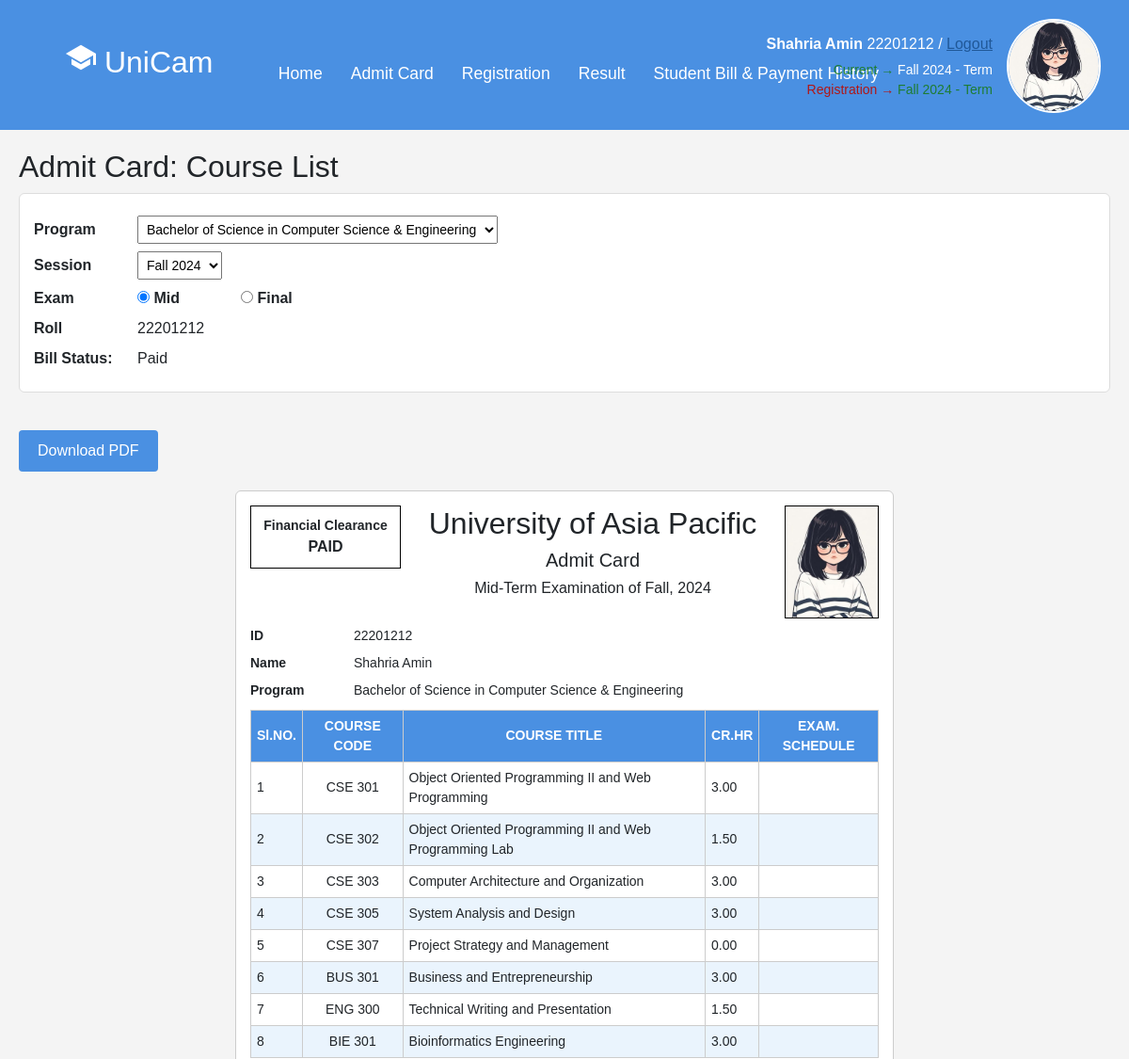
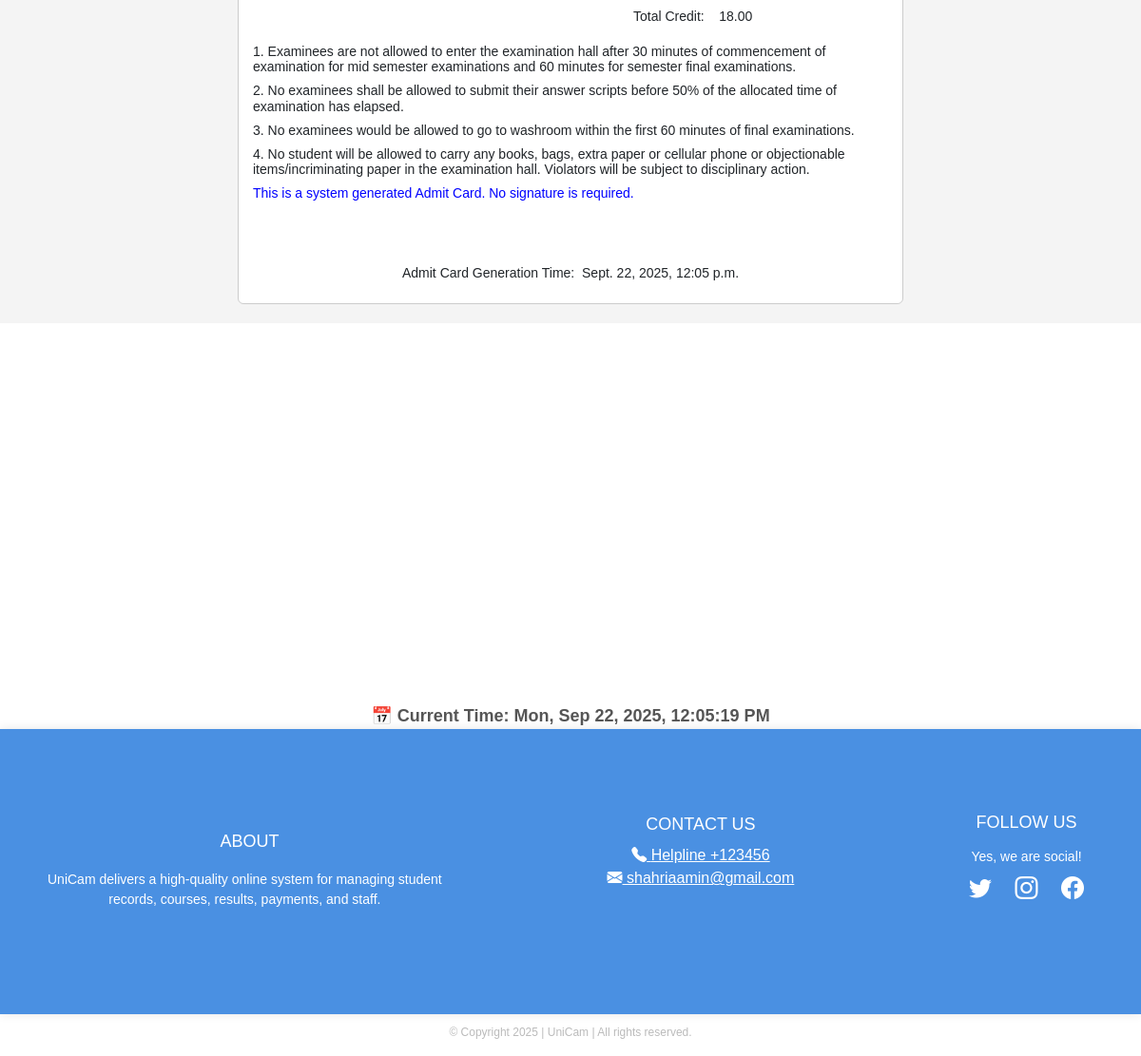
/admitcard/22201212/, run on the app's committed database (2 pictures, top to bottom).
### app1/models.py (models this page shows, shortened)
class StudentInfo(models.Model):
    sroll = models.ForeignKey(Student, on_delete=models.CASCADE)
    sname = models.CharField(max_length=100)
    fathername = models.CharField(max_length=100)
    mothername = models.CharField(max_length=100)
    program = models.CharField(max_length=100)
    gender = models.CharField(max_length=100)
    phone = models.CharField(max_length=100)
    guardianphone = models.CharField(max_length=100)
    session = models.CharField(max_length=100)
    nationality = models.CharField(max_length=100)
    dob = models.CharField(max_length=100)
    email = models.EmailField()
    pic = models.ImageField(upload_to='student_pics/', null=True, blank=True)

class Student(models.Model):
    id = models.CharField(primary_key=True, max_length=100)
    def __str__(self):
        return self.id

class LastPayment(models.Model):
    l_student = models.ForeignKey(Student, on_delete=models.CASCADE)
    l_waiver_persent = models.CharField(max_length=100, null=True, blank=True)
    l_due_date = models.DateField()
    l_fee_type = models.CharField(
        max_length=200,
        choices=[
            ('1st Installment Registration', '1st Installment Registration'),
            ('2nd Installment 30% of the Tuition Fees', '2nd Installment 30% of the Tuition Fees'),
            ('3rd Installment 30% of the Tuition Fee(Mid term)', '3rd Installment 30% of the Tuition Fee(Mid term)'),
            ('4th Installment 40% of the Tuition Fee(Final)', '4th Installment 40% of the Tuition Fee(Final)'),
            ('Late Fees', 'Late Fees'),
        ]
    )
    l_fees = models.DecimalField(max_digits=10, decimal_places=2)
    l_payment_type = models.CharField(
        max_length=100,
        choices=[
            ('Tuition(Mid Term)', 'Tuition(Mid Term)'),
            ('Tuition(Final)', 'Tuition(Final)'),
            ('Student Payment', 'Student Payment'),
            ('Registration', 'Registration'),
            ('Late Fees', 'Late Fees'),
            ('Repeat Exam Fee', 'Repeat Exam Fee'),
            ('Additional Waiver', 'Additional Waiver'),
            ('Caution money', 'Caution money'),
            ('Admission and varificatin fees', 'Admission and varificatin fees'),
            ('Other', 'Other'),
        ]
    )
    l_waiver_taka = models.DecimalField(max_digits=10, decimal_places=2)
    l_installment = models.DecimalField(max_digits=10, decimal_places=2)
    l_pay = models.DecimalField(max_digits=10, decimal_places=2)
    l_total_bill = models.DecimalField(max_digits=10, decimal_places=2)
    l_total_paid = models.DecimalField(max_digits=10, decimal_places=2)
    l_due = models.DecimalField(max_digits=10, decimal_places=2)
    l_payment_date = models.DateField(null=True, blank=True)
    l_transaction_id = models.CharField(max_length=100, unique=True)
    l_STATUS_CHOICES = [
        ('Paid', 'Paid'),
        ('UnPaid', 'UnPaid'),
    ]
    l_status = models.CharField(max_length=10, choices=l_STATUS_CHOICES)
    l_remarks = models.TextField(blank=True, null=True)

class CourseRegister(models.Model):
    studentid = models.ForeignKey(Student, on_delete=models.CASCADE)
    code = models.CharField(max_length=10, null=True, blank=True)
    title = models.CharField(max_length=100, null=True, blank=True)
    credits = models.DecimalField(max_digits=4, decimal_places=2, null=True, blank=True)
    semester = models.CharField(max_length=10, null=True, blank=True)
    type = models.CharField(max_length=10, null=True, blank=True)
    section = models.CharField(
        max_length=20,
        choices=[('Remove', 'Remove'), ('Add', 'Add')]
    )
    section_name_time = models.CharField(max_length=100, blank=True, null=True)

### app1/views.py (the view)
# urls.py: path('admitcard/<int:id>/', views.admitcard_page, name='admitcard_page'),
def admitcard_page(request, id):
    student = get_object_or_404(Student, pk=id)
    infos = StudentInfo.objects.filter(sroll=student)
    admitcards = FinalAdmitCard.objects.filter(fid=student)
    registers = CourseRegister.objects.filter(studentid=student)
    payments = LastPayment.objects.filter(l_student=student)
    has_paid = all(p.l_status == "Paid" for p in payments)
    total_credits = sum([reg.credits for reg in registers])
    context = {
        'student': student,
        'infos': infos,
        'admitcards': admitcards,
        'registers': registers,
        'payments': payments,
        'has_paid': has_paid,
        'total_credits': total_credits,
        'today': datetime.now(),
    }
    return render(request, 'admitcard_page.html', context)

### templates/admitcard_page.html (shortened to what this page needs)
{% extends "base.html" %}
{% block content %}
<div class="main">
  <h2>Admit Card: Course List</h2>
  <div class="form-box">
    <div class="form-group">
      <label for="program">Program</label>
      <select id="program">
        {% for info in infos %}
        <option>{{ info.program }}</option>
        {% endfor %}
      </select>
    </div>
    <div class="form-group">
      <label for="session">Session</label>
      <select id="session">
        {% for info in infos %}
        <option>{{ info.session }}</option>
        {% endfor %}
      </select>
    </div>
    <div class="form-group">
      <label>Exam</label>
      <label><input type="radio" name="exam" checked> Mid</label>
      <label><input type="radio" name="exam"> Final</label>
    </div>
    <div class="form-group">
      <label>Roll</label>
      {% for info in infos %}
      {{ info.sroll }}
      {% endfor %}
    </div>
    <div class="form-group">
      <label>Bill Status:</label>
      {% for payment in payments %}
      {{ payment.l_status }}
      {% endfor %}
    </div>
  </div>
  {% if has_paid %}
  <button onclick="downloadPDF()">Download PDF</button>
  <div class="card-box" id="tableToDownload">
    <div class="header-section">
      <div class="side-left">
        <div class="financial-box">
          Financial Clearance <br> <span style="font-size: 16px;">PAID</span>
        </div>
      </div>
      <div class="header-text">
        <h2>University of Asia Pacific</h2>
        <h5>Admit Card</h5>
        <h6>Mid-Term Examination of Fall, 2024</h6>
      </div>
      <div class="side-right">
        {% for info in infos %}
        {% if info.pic %}
        <img src="{{ info.pic.url }}" class="photo" alt="Student Photo">
        {% endif %}
        {% endfor %}
      </div>
    </div>
    <div class="form-group" style="font-size: 14px;">
      <label>ID</label>
      {% for info in infos %}
      {{ info.sroll }}
      {% endfor %}
    </div>
    <div class="form-group" style="font-size: 14px;">
      <label>Name</label>
      {% for info in infos %}
      {{ info.sname }}
      {% endfor %}
    </div>
    <div class="form-group" style="font-size: 14px;">
      <label>Program</label>
      {% for info in infos %}
      {{ info.program }}
      {% endfor %}
    </div>
    <table class="data-table">
      <thead>
        <tr>
          <th style="font-size: 14px;">Sl.NO.</th>
          <th style="font-size: 14px;text-align: center;">COURSE CODE</th>
          <th style="font-size: 14px;text-align: center;">COURSE TITLE</th>
          <th style="font-size: 14px;text-align: center;">CR.HR</th>
          <th style="font-size: 14px;text-align: center;">EXAM. SCHEDULE</th>
        </tr>
      </thead>
      <tbody>
        {% for register in registers %}
        <tr>
          <td style="font-size: 14px;">{{ forloop.counter }}</td>
          <td style="font-size: 14px;text-align: center;">{{ register.code }}</td>
          <td style="font-size: 14px;">{{ register.title }}</td>
          <td style="font-size: 14px;">{{ register.credits }}</td>
          <td style="font-size: 14px;"></td>
        </tr>
        {% empty %}
        <tr>
          <td colspan="5">No courses found.</td>
        </tr>
        {% endfor %}
      </tbody>
    </table>
    <h6 style="margin-top: 10px;font-size: 14px; margin-left: 400px;">
      Total Credit:&nbsp;&nbsp;&nbsp; {{ total_credits }}
    </h6>
    <div style="margin-top: 20px;">
      <h6 style="font-size: 14px;">1. Examinees are not allowed to enter the examination hall after 30 minutes of commencement of examination for mid semester examinations and 60 minutes for semester final examinations.</h6>
      <h6 style="font-size: 14px;">2. No examinees shall be allowed to submit their answer scripts before 50% of the allocated time of examination has elapsed.</h6>
      <h6 style="font-size: 14px;">3. No examinees would be allowed to go to washroom within the first 60 minutes of final examinations.</h6>
      <h6 style="font-size: 14px;">4. No student will be allowed to carry any books, bags, extra paper or cellular phone or objectionable items/incriminating paper in the examination hall. Violators will be subject to disciplinary action.</h6>
      <h6 style="color: blue; font-size: 14px;">This is a system generated Admit Card. No signature is required.</h6><br><br>
      <h6 style="text-align:center; margin-top: 20px; font-size: 14px;">Admit Card Generation Time: &nbsp;{{ today }}</h6>
    </div>
  </div>
  {% else %}
  <h5 style="text-align:center; color:red;">Bill is unpaid. Admit card not available.</h5>
  {% endif %}
</div>
{% endblock %}

### templates/base.html (shortened to what this page needs)
{% load static %}
<!DOCTYPE html>
<html lang="en">
<head>
  <link href="https://cdn.jsdelivr.net/npm/bootstrap@5.3.3/dist/css/bootstrap.min.css" rel="stylesheet"
>
  <link rel="stylesheet" href="https://cdn.jsdelivr.net/npm/bootstrap-icons@1.10.5/font/bootstrap-icons.css">
</head>
<body>
<header class="header">
  <div class="logo-title">
    <h2 class="logo"><ion-icon name="school-sharp"></ion-icon> UniCam</h2>
  </div>
  <nav class="navigation">
        <a href="{% url 'home' %}" class="active">Home</a>
          {% for info in infos %}
              <a href="{% url 'admitcard_page' info.sroll.pk %}">Admit Card</a>
          {% endfor %}
          {% for info in infos %}
            <a href="{% url 'register_courses' info.sroll.pk %}">Registration</a>
          {% endfor %}
        {% for info in infos %}
        <a href="{% url 'result' info.sroll.pk %}">Result</a>
        {% endfor %}
        {% for info in infos %}
        <a href="{% url 'payment' info.sroll.pk %}">Student Bill & Payment History</a>
        {% endfor %}
  </nav>
  <div class="user-panel" style="display: flex; align-items: center;">
    <div class="user-info">
      {% for info in infos %}
      <p><strong>{{ info.sname }}</strong> {{info.sroll}} /
        <a href="{% url 'logout' %}" style="color: #205898;">Logout</a>
      </p>
      <p class="status">
        <span class="green">Current →</span> Fall 2024 - Term<br />
        <span class="red">Registration →</span>
        <span class="green">{{info.session}} - Term</span>{% endfor %}
      </p>
    </div>
    {% for info in infos %}
      {% if info.pic %}
        <img src="{{ info.pic.url }}" alt="Student Picture"
             style="height: 100px; width: 100px;" />
      {% endif %}
    {% endfor %}
  </div>
</header>
{% block content %}
{% endblock content %}
</div><br><br><br><br><br><br><br><br><br><br><br><br><br><br><br>
<div style="text-align: center; margin-top: 40px;">
  <div id="clock" style="font-size: 18px; font-weight: bold; color: #555;"></div>
</div>
<footer class="footer" id="footer-section">
  <div class="footer-section">
      <h3>ABOUT</h3>
      <p>UniCam delivers a high-quality online system for managing student <br>records, courses, results, payments, and staff.</p>
  </div>
  <div class="footer-section">
      <h3 >CONTACT US</h3>
      <a href="tel:123456"  style="color: white;" ><i class="bi bi-telephone-fill" style="color: white;"    ></i> Helpline +123456</a>
      <a href="https://www.gmail.com"  style="color: white;" ><i class="bi bi-envelope-fill"  style="color: white;" ></i> shahriaamin@gmail.com</a>
  </div>
  <div class="footer-section">
      <h3 style="margin-top: -2px;">FOLLOW US</h3>
      <p>Yes, we are social!</p>
      <div class="social-icons">
        <a href="https://www.twitter.com" target="_blank"><i class="bi bi-twitter"></i></a>
        <a href="https://www.instagram.com" target="_blank"><i class="bi bi-instagram"></i></a>
        <a href="https://www.facebook.com" target="_blank"><i class="bi bi-facebook"></i></a>
      </div>
  </div>
</footer>
<div class="copyright">
  <p>© Copyright 2025 | UniCam | All rights reserved.</p>
</div>
</body>
</html>

### templates/base.html (style rules this page uses)
html { scroll-behavior: smooth; }
.user-panel { position: absolute; right: 30px; top: 20px; display: flex; flex-direction: row; align-items: center; gap: 15px; }
.user-info p { margin: 0; color: white; text-align: right; }
.user-info .status { font-size: 14px; margin-top: 5px; }
.status .green { color: #187a18de; }
.status .red { color: #b01717; }
.user-panel img { height: 80px; width: 80px; object-fit: cover; border-radius: 50%; border: 2px solid white; }
body { font-family: Arial, sans-serif; margin: 0; background: white; }
.header { display: flex; align-items: center; padding: 45px; background-color: #4A90E2; position: relative; }
.logo-title { display: flex; align-items: center; margin-left: 25px; }
.logo { font-size: 2em; color: #fff; user-select: none; margin-right: 10px; }
.navigation { display: flex; align-items: center; margin-left: auto; margin-right: 45px; position: absolute; left: 50%; transform: translateX(-50%); top: 25px; display: flex; }
.navigation a { position: relative; font-size: 1.1em; color: #fff; text-decoration: none; font-weight: 500; margin-left: 30px; padding-top: 40px; display: inline-block; white-space: nowrap; }
.navigation a::after { content: ''; position: absolute; left: 0; bottom: -6px; width: 100%; height: 3px; background: #fff; border-radius: 5px; transform-origin: right; transform: scaleX(0); transition: transform .5s; }
img { width: 100%; height: 500px; object-fit: cover; }
.footer { background-color: #4A90E2; color: white; width: 100%; padding: 90px 50px; min-height: 300px; display: flex; justify-content: space-between; align-items: flex-start; border-radius: 0; box-shadow: 0 0 10px rgba(0, 0, 0, 0.1); }
.footer-section { display: flex; flex-direction: column; justify-content: center; align-items: center; text-align: center; }
.footer-section h3 { margin-bottom: 10px; font-size: 18px; }
.footer-section p { margin: 5px 0; font-size: 14px; }
.social-icons a { color: white; margin: 0 10px; text-decoration: none; font-size: 24px; }
.copyright { width: 100%; text-align: center; font-size: 12px; color: #bbb; margin-top: 10px; }

### templates/admitcard_page.html (style rules this page uses)
.main { padding: 20px; background-color: #f4f4f4; }
.form-box { background: white; padding: 15px; border: 1px solid #ddd; border-radius: 6px; margin-bottom: 20px; }
.form-group { display: flex; align-items: center; gap: 10px; margin: 8px 0; }
.form-group label { font-weight: bold; width: 100px; }
select, input[type="radio"] { padding: 5px; font-size: 14px; }
.header-section { display: flex; justify-content: space-between; align-items: flex-start; }
.header-text { text-align: center; flex-grow: 1; }
.side-left, .side-right { display: flex; flex-direction: column; align-items: center; gap: 10px; }
.photo { width: 100px; height: 120px; border: 1px solid #000; object-fit: cover; }
.financial-box { border: 1px solid #000; text-align: center; padding: 10px; font-weight: bold; width: 160px; font-size: 14px; }
.card-box { border: 1px solid #ccc; border-radius: 6px; padding: 15px; background-color: #fff; font-size: 13px; max-width: 700px; margin: 0 auto; }
.data-table { width: 100%; border-collapse: collapse; background: white; margin-top: 10px; font-size: 13px; }
.data-table th, .data-table td { border: 1px solid #ccc; padding: 6px; text-align: left; }
th { background-color: #4A90E2; color: white; }
tr:nth-child(even) { background-color: #eaf4fd; }
tr:nth-child(odd) { background-color: #ffffff; }
button { margin: 20px 0; padding: 10px 20px; background-color: #4A90E2; color: white; border: none; cursor: pointer; border-radius: 4px; }

### data on the page
StudentInfo: sname "Shahria Amin", sroll "22201212", session "Fall 2024", pic (picture), program "Bachelor of Science in Computer Science & Engineering"
LastPayment: l_status "Paid"
CourseRegister: code "CSE 301", title "Object Oriented Programming II and Web Programming", credits "3.00"
CourseRegister: code "CSE 302", title "Object Oriented Programming II and Web Programming Lab", credits "1.50"
CourseRegister: code "CSE 303", title "Computer Architecture and Organization", credits "3.00"
CourseRegister: code "CSE 305", title "System Analysis and Design", credits "3.00"
CourseRegister: code "CSE 307", title "Project Strategy and Management", credits "0.00"
CourseRegister: code "BUS 301", title "Business and Entrepreneurship", credits "3.00"
CourseRegister: code "ENG 300", title "Technical Writing and Presentation", credits "1.50"
CourseRegister: code "BIE 301", title "Bioinformatics Engineering", credits "3.00"

### other printed values
{{ total_credits }} "18.00"
form field value "Bachelor of Science in Computer Science & Engineering"
form field value "Fall 2024"
